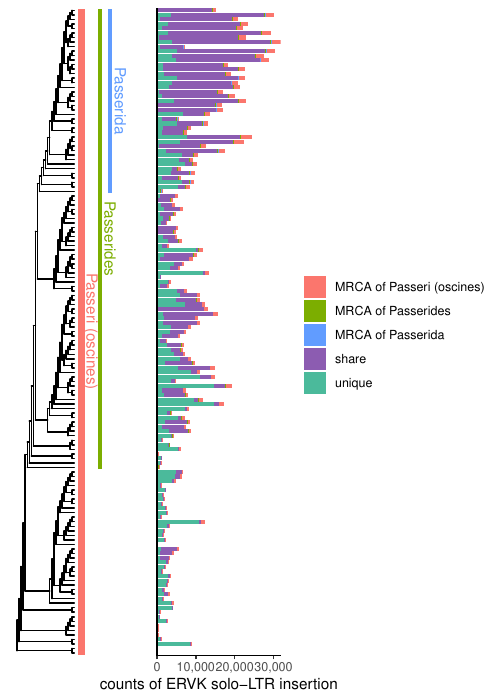

Write R code to recreate this figure.
# Figure 3A
rm(list = ls())

require("writexl")
require("readxl")
library("dplyr",quietly=T)
library("ggplot2",quietly = T)
library("ggtree",quietly = T)
library("ape")
library("aplot")
library("ggsci")

setwd("Source_Data/Figure_3/Figure_3A/")
bed.s.df<-read_excel("Figure_3A.xlsx")
Figure_3A.tre<-read.tree("Figure_3A.tre")
p.Figure_3A.pre<-
  bed.s.df %>% ggplot(aes(counts,Tree.name,fill=type2))+
  # geom_point(aes(y=spe,x=value,color=variable))+
  geom_bar(stat="identity",position = "stack")+
  # scale_fill_d3()+
  scale_fill_manual(limits = c("MRCA of Passeri (oscines)","MRCA of Passerides","MRCA of Passerida",
                               "share","unique"),
                    values = c("#fb766d","#7cae00","#619cff",
                               "#8C5CB1","#4BBA9B"))+
  scale_x_continuous(labels = scales::comma,expand = c(0,0))+
  theme_classic()+theme(axis.text.y = element_blank(),axis.ticks.y=element_blank(),legend.title = element_blank(),legend.position = c(0.7,0.2))+
  labs(x="counts of ERVK solo-LTR insertion",y="")


P.Figure_3A.tre<-ggtree(Figure_3A.tre,ladderize = T,branch.length="none") +#%<+% Pass_Super +
  # geom_tiplab(aes(label=paste(Suborder,Infraorder,Parvorder,Superfamily,Family,label)),size=1.2)+
  geom_strip("ATRCLA","QUIMEX", barsize = 2.2, color="#fb766d", offset=0+ 3, offset.text = 1.2 +4, hjust = 0.5, extend = .4, angle=270, fontsize=4, label="Passeri (oscines)")+
  geom_strip("CNELOR","QUIMEX", barsize = 1.6, color="#7cae00", offset=0+ 12, offset.text = 1 +4, hjust = 0.5, extend = .4, angle=270, fontsize=4, label="Passerides")+
  geom_strip("PROCAF","QUIMEX", barsize = 1.2, color="#619cff", offset=0+ 17, offset.text = 1 +4, hjust = 0.5, extend = .4, angle=270, fontsize=4, label="Passerida")

require("aplot")
pdf("Figure_3A.pdf",height = 7,width=5)
p.Figure_3A.pre %>% insert_left(P.Figure_3A.tre+xlim(NA,55),1)
dev.off()
